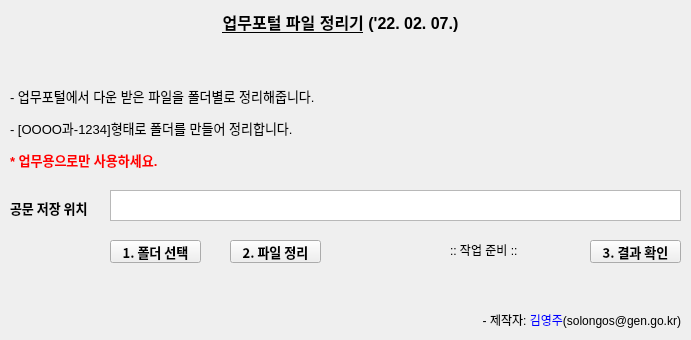
<?xml version="1.0" encoding="UTF-8"?>
<ui version="4.0">
 <class>Form</class>
 <widget class="QWidget" name="Form">
  <property name="windowTitle">
   <string>파일 정리</string>
  </property>
  <widget class="QPushButton" name="btn_1">
   <property name="geometry">
    <rect>
     <x>110</x>
     <y>240</y>
     <width>91</width>
     <height>23</height>
    </rect>
   </property>
   <property name="font">
    <font>
     <family>맑은 고딕</family>
     <pointsize>10</pointsize>
     <weight>75</weight>
     <bold>true</bold>
    </font>
   </property>
   <property name="text">
    <string>1. 폴더 선택</string>
   </property>
  </widget>
  <widget class="QPushButton" name="btn_2">
   <property name="geometry">
    <rect>
     <x>230</x>
     <y>240</y>
     <width>91</width>
     <height>23</height>
    </rect>
   </property>
   <property name="font">
    <font>
     <family>맑은 고딕</family>
     <pointsize>10</pointsize>
     <weight>75</weight>
     <bold>true</bold>
    </font>
   </property>
   <property name="text">
    <string>2. 파일 정리</string>
   </property>
  </widget>
  <widget class="QTextBrowser" name="TB_folderName">
   <property name="geometry">
    <rect>
     <x>110</x>
     <y>190</y>
     <width>571</width>
     <height>31</height>
    </rect>
   </property>
  </widget>
  <widget class="QLabel" name="label">
   <property name="geometry">
    <rect>
     <x>10</x>
     <y>200</y>
     <width>91</width>
     <height>16</height>
    </rect>
   </property>
   <property name="font">
    <font>
     <family>맑은 고딕</family>
     <pointsize>10</pointsize>
     <weight>75</weight>
     <bold>true</bold>
    </font>
   </property>
   <property name="text">
    <string>공문 저장 위치</string>
   </property>
  </widget>
  <widget class="QLabel" name="label_2">
   <property name="geometry">
    <rect>
     <x>10</x>
     <y>10</y>
     <width>661</width>
     <height>161</height>
    </rect>
   </property>
   <property name="text">
    <string>&lt;html&gt;&lt;head/&gt;&lt;body&gt;&lt;p align=&quot;center&quot;&gt;&lt;span style=&quot; font-size:12pt; font-weight:600; text-decoration: underline;&quot;&gt;업무포털 파일 정리기&lt;/span&gt;&lt;span style=&quot; font-size:12pt; font-weight:600;&quot;&gt; ('22. 02. 07.)&lt;/span&gt;&lt;/p&gt;&lt;p&gt;&lt;br/&gt;&lt;/p&gt;&lt;p&gt;&lt;span style=&quot; font-size:10pt;&quot;&gt;- 업무포털에서 다운 받은 파일을 폴더별로 정리해줍니다.&lt;/span&gt;&lt;/p&gt;&lt;p&gt;&lt;span style=&quot; font-size:10pt;&quot;&gt;- [OOOO과-1234]형태로 폴더를 만들어 정리합니다.&lt;/span&gt;&lt;/p&gt;&lt;p&gt;&lt;span style=&quot; font-size:10pt; font-weight:600; color:#ff0000;&quot;&gt;* 업무용으로만 사용하세요.&lt;/span&gt;&lt;/p&gt;&lt;/body&gt;&lt;/html&gt;</string>
   </property>
  </widget>
  <widget class="QPushButton" name="btn_3">
   <property name="geometry">
    <rect>
     <x>590</x>
     <y>240</y>
     <width>91</width>
     <height>23</height>
    </rect>
   </property>
   <property name="font">
    <font>
     <family>맑은 고딕</family>
     <pointsize>10</pointsize>
     <weight>75</weight>
     <bold>true</bold>
    </font>
   </property>
   <property name="text">
    <string>3. 결과 확인</string>
   </property>
  </widget>
  <widget class="QLabel" name="label_3">
   <property name="geometry">
    <rect>
     <x>460</x>
     <y>310</y>
     <width>221</width>
     <height>20</height>
    </rect>
   </property>
   <property name="text">
    <string>&lt;html&gt;&lt;head/&gt;&lt;body&gt;&lt;p align=&quot;right&quot;&gt;- 제작자: &lt;span style=&quot; color:#0000ff;&quot;&gt;김영주&lt;/span&gt;(solongos@gen.go.kr)&lt;/p&gt;&lt;/body&gt;&lt;/html&gt;</string>
   </property>
  </widget>
  <widget class="QLabel" name="label_4">
   <property name="geometry">
    <rect>
     <x>450</x>
     <y>240</y>
     <width>111</width>
     <height>20</height>
    </rect>
   </property>
   <property name="text">
    <string>:: 작업 준비 ::</string>
   </property>
  </widget>
 </widget>
 <resources/>
 <connections/>
</ui>
